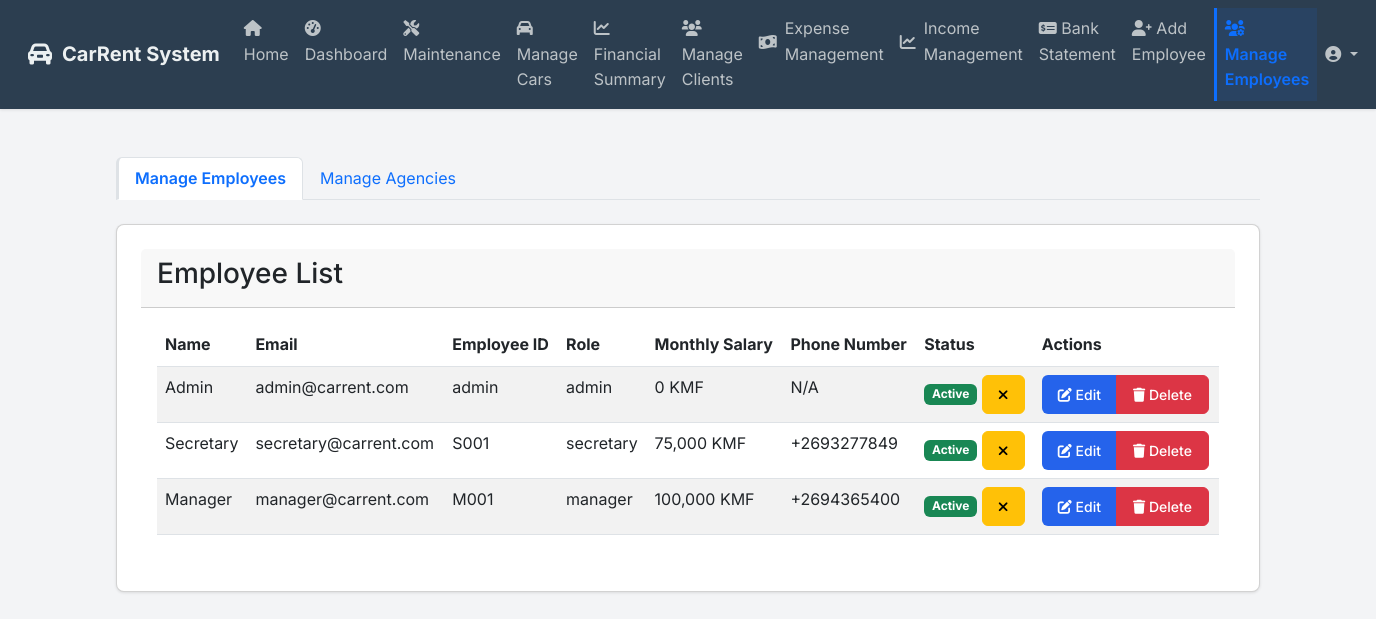
The app's page /manage_employees (signed in) with its own data.
### app/models.py (models this page shows)
class User(db.Model, UserMixin):
    id = db.Column(db.Integer, primary_key=True)
    email = db.Column(db.String(255), nullable=False)
    password = db.Column(db.String(255), nullable=False)
    name = db.Column(db.String(255), nullable=False)
    employee_id = db.Column(db.String(100), unique=True, nullable=False)
    is_admin = db.Column(db.Boolean, default=False)
    role = db.Column(db.String(50), nullable=False, default='employee')  # 'admin', 'manager', 'secretary'
    salary = db.Column(db.Float, nullable=True, default=0.0)  # Employee salary
    phone_number = db.Column(db.String(50), nullable=True)  # Employee phone number
    is_active = db.Column(db.Boolean, default=True)  # New column for active/inactive status
    bookings_created = db.relationship('Booking', backref='employee', lazy=True)
    user_expenses = db.relationship('Expense', backref='user', lazy=True)
    user_incomes = db.relationship('Income', backref='user_income', lazy=True)

### app/routes.py (the view, shortened to what this page needs)
@main.route('/manage_employees', methods=['GET', 'POST'])
@login_required
def manage_employees():
    if not (current_user.is_admin or current_user.role == 'manager'):
        flash('Access denied. Only administrators and managers can manage employees.', 'danger')
        return redirect(url_for('main.dashboard'))
    all_users = User.query.all()
    current_app.logger.info("DEBUG: Total number of users: %d", len(all_users))
    for user in all_users:
        current_app.logger.info(
            "DEBUG User Details: ID=%d, Name=%s, Email=%s, Role=%s, Is Admin=%s, Is Active=%s",
            user.id, user.name, user.email, user.role, user.is_admin, user.is_active
        )
    employees_query = User.query
    employees = employees_query.filter(
        User.role != 'agency'
    ).all()
    current_app.logger.info("DEBUG: Number of employees after filtering: %d", len(employees))
    for employee in employees:
        current_app.logger.info(
            "DEBUG Filtered Employee: ID=%d, Name=%s, Email=%s, Role=%s, Is Admin=%s",
            employee.id, employee.name, employee.email, employee.role, employee.is_admin
        )
    agencies = User.query.filter_by(role='agency').all()
    assigned_car_ids = db.session.query(AgencyVisibleCar.car_id).distinct().all()
    assigned_car_ids = [car_id[0] for car_id in assigned_car_ids]
    cars = Car.query.filter(~Car.id.in_(assigned_car_ids)).all()
    return render_template('manage_employees.html',
                           employees=employees,
                           agencies=agencies,
                           cars=cars)

### app/templates/manage_employees.html (shortened to what this page needs)
{% extends "base.html" %}
{% block content %}
<div class="container-fluid mt-5">
    <div class="row">
        <div class="col-md-12">
            <ul class="nav nav-tabs mb-4" id="managementTabs">
                <li class="nav-item">
                    <a class="nav-link active" data-bs-toggle="tab" href="#employees">Manage Employees</a>
                </li>
                <li class="nav-item">
                    <a class="nav-link" data-bs-toggle="tab" href="#agencies">Manage Agencies</a>
                </li>
            </ul>
            <div class="tab-content">
                <div class="tab-pane fade show active" id="employees">
                    <div class="card">
                        <div class="card-header">
                            <h3 class="card-title">Employee List</h3>
                        </div>
                        <div class="card-body">
                            <table class="table table-striped table-hover">
                                <thead>
                                    <tr>
                                        <th>Name</th>
                                        <th>Email</th>
                                        <th>Employee ID</th>
                                        <th>Role</th>
                                        <th>Monthly Salary</th>
                                        <th>Phone Number</th>
                                        <th>Status</th>
                                        <th>Actions</th>
                                    </tr>
                                </thead>
                                <tbody>
                                    {% for employee in employees %}
                                        <tr data-employee-id="{{ employee.id }}">
                                            <td>{{ employee.name }}</td>
                                            <td>{{ employee.email }}</td>
                                            <td>{{ employee.employee_id }}</td>
                                            <td>{{ employee.role }}</td>
                                            <td>{{ "{:,.0f} KMF".format(employee.salary) }}</td>
                                            <td>{{ employee.phone_number or 'N/A' }}</td>
                                            <td>
                                                {% if employee.is_active %}
                                                    <span class="badge bg-success employee-status-badge">Active</span>
                                                {% else %}
                                                    <span class="badge bg-danger employee-status-badge">Inactive</span>
                                                {% endif %}
                                                <button class="btn btn-sm btn-toggle-status {% if employee.is_active %}btn-warning{% else %}btn-success{% endif %}"
                                                        data-user-id="{{ employee.id }}"
                                                        title="{% if employee.is_active %}Deactivate{% else %}Activate{% endif %} User">
                                                    <i class="fas {% if employee.is_active %}fa-times{% else %}fa-check{% endif %}"></i>
                                                </button>
                                            </td>
                                            <td>
                                                <div class="btn-group" role="group">
                                                    <button class="btn btn-sm btn-primary edit-employee"
                                                            data-id="{{ employee.id }}"
                                                            data-name="{{ employee.name }}"
                                                            data-email="{{ employee.email }}"
                                                            data-edit_role="{{ employee.role }}"
                                                            data-salary="{{ employee.salary }}"
                                                            data-phone-number="{{ employee.phone_number or '' }}"
                                                            data-employee-id="{{ employee.employee_id }}">
                                                        <i class="fas fa-edit"></i> Edit
                                                    </button>
                                                    <button class="btn btn-sm btn-danger delete-employee" data-id="{{ employee.id }}">
                                                        <i class="fas fa-trash"></i> Delete
                                                    </button>
                                                </div>
                                            </td>
                                        </tr>
                                    {% endfor %}
                                </tbody>
                            </table>
                        </div>
                    </div>
                </div>
            </div>
        </div>
    </div>
</div>
{% endblock %}

### app/static/css/style.css (style rules this page uses)
:root { --primary-color: #2563eb; --secondary-color: #1e40af; --background-color: #f3f4f6; --text-color: #1f2937; --error-color: #dc2626; --success-color: #059669; }
* { margin: 0; padding: 0; box-sizing: border-box; }
body { font-family: 'Inter', sans-serif; background-color: var(--background-color); color: var(--text-color); line-height: 1.6; }
.card { background-color: white; border-radius: 0.5rem; box-shadow: 0 1px 3px rgba(0, 0, 0, 0.1); padding: 1.5rem; margin-bottom: 1rem; }
.btn { display: inline-block; padding: 0.5rem 1rem; border-radius: 0.375rem; font-weight: 500; text-align: center; cursor: pointer; transition: background-color 0.2s; text-decoration: none; }
.btn-primary { background-color: var(--primary-color); color: white; border: none; }

### app/templates/base.html (style rules this page uses)
.nav-link.active { background-color: rgba(13, 110, 253, 0.1); color: #0d6efd !important; font-weight: 600; border-left: 3px solid #0d6efd; }

### records on screen
User: name "Admin", email "admin@carrent.com", employee_id "admin", role "admin", salary "0 KMF", phone_number "N/A", is_active "Active"
User: name "Secretary", email "secretary@carrent.com", employee_id "S001", role "secretary", salary "75,000 KMF", phone_number "+2693277849", is_active "Active"
User: name "Manager", email "manager@carrent.com", employee_id "M001", role "manager", salary "100,000 KMF", phone_number "+2694365400", is_active "Active"
